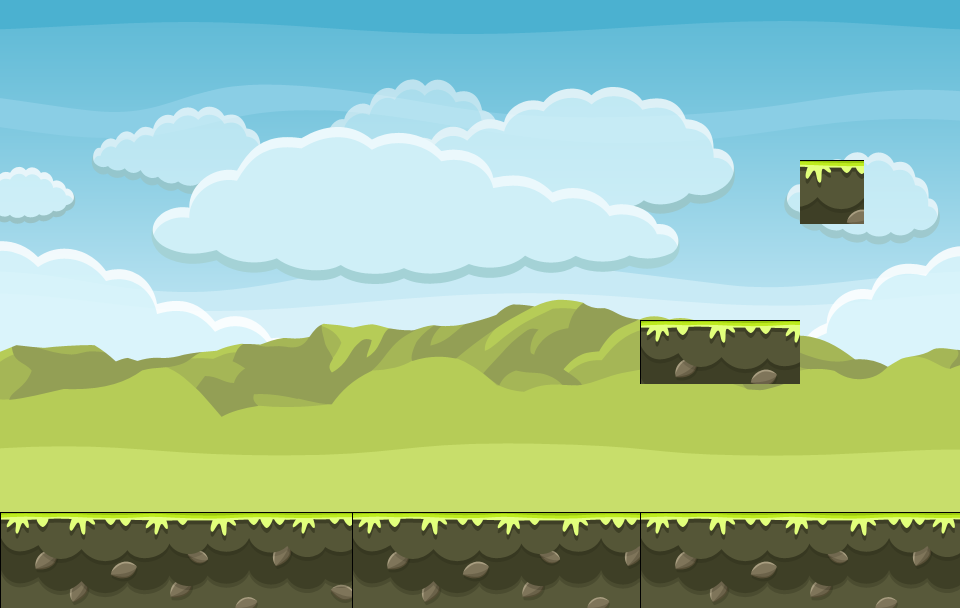

Rendered tile map (Tiled .tmx) drawn with the repository's tilesets; below, a short description and the full map source, tile grids included:
An orthogonal 30x19 tile map with 32x32 px tiles, 1 tile layer (Background) and 17 objects.

<map version="1.10" tiledversion="1.11.0" orientation="orthogonal" renderorder="right-down" width="30" height="19" tilewidth="32" tileheight="32" infinite="0" nextlayerid="5" nextobjectid="31">
 <tileset firstgid="1" source="background.tsx" />
 <layer id="1" name="Background" width="30" height="19">
  <data encoding="csv">
44,45,46,47,48,49,50,51,52,53,54,55,56,57,58,59,60,61,62,63,64,65,66,67,68,69,70,71,72,73,
86,87,88,89,90,91,92,93,94,95,96,97,98,99,100,101,102,103,104,105,106,107,108,109,110,111,112,113,114,115,
128,129,130,131,132,133,134,135,136,137,138,139,140,141,142,143,144,145,146,147,148,149,150,151,152,153,154,155,156,157,
170,171,172,173,174,175,176,177,178,179,180,181,182,183,184,185,186,187,188,189,190,191,192,193,194,195,196,197,198,199,
212,213,214,215,216,217,218,219,220,221,222,223,224,225,226,227,228,229,230,231,232,233,234,235,236,237,238,239,240,241,
254,255,256,257,258,259,260,261,262,263,264,265,266,267,268,269,270,271,272,273,274,275,276,277,278,759,760,281,282,283,
296,297,298,299,300,301,302,303,304,305,306,307,308,309,310,311,312,313,314,315,316,317,318,319,320,801,802,323,324,325,
338,339,340,341,342,343,344,345,346,347,348,349,350,351,352,353,354,355,356,357,358,359,360,361,362,363,364,365,366,367,
380,381,382,383,384,385,386,387,388,389,390,391,392,393,394,395,396,397,398,399,400,401,402,403,404,405,406,407,408,409,
422,423,424,425,426,427,428,429,430,431,432,433,434,435,436,437,438,439,440,441,442,443,444,445,446,447,448,449,450,451,
464,465,466,467,468,469,470,471,472,473,474,475,476,477,478,479,480,481,482,483,757,758,759,760,761,489,490,491,492,493,
506,507,508,509,510,511,512,513,514,515,516,517,518,519,520,521,522,523,524,525,799,800,801,802,803,531,532,533,534,535,
548,549,550,551,552,553,554,555,556,557,558,559,560,561,562,563,564,565,566,567,568,569,570,571,572,573,574,575,576,577,
590,591,592,593,594,595,596,597,598,599,600,601,602,603,604,605,606,607,608,609,610,611,612,613,614,615,616,617,618,619,
632,633,634,635,636,637,638,639,640,641,642,643,644,645,646,647,648,649,650,651,652,653,654,655,656,657,658,659,660,661,
674,675,676,677,678,679,680,681,682,683,684,685,686,687,688,689,690,691,692,693,694,695,696,697,698,699,700,701,702,703,
757,758,759,760,761,762,763,764,765,766,767,757,758,759,760,761,762,763,764,765,757,758,759,760,761,762,763,764,765,766,
799,800,801,802,803,804,805,806,807,808,809,799,800,801,802,803,804,805,806,807,799,800,801,802,803,804,805,806,807,808,
841,842,843,844,845,846,847,848,849,850,851,841,842,843,844,845,846,847,848,849,841,842,843,844,845,846,847,848,849,850
</data>
 </layer>
 <objectgroup id="2" name="Ground">
  <object id="2" x="2.69906" y="515.52" width="955.466" height="91.7679" />
  <object id="3" x="641.494" y="320.045" width="158.619" height="65.9742" />
  <object id="4" x="801.516" y="160.022" width="63.1668" height="64.5705" />
  <object id="27" x="3.98804" y="0" width="959.123" height="5.98205" />
  <object id="30" x="951.077" y="5.47645" width="7.30194" height="509.31" />
 </objectgroup>
 <objectgroup id="3" name="Blocks">
  <object id="6" x="576.554" y="449.058" width="64.3123" height="64.3123" />
  <object id="7" x="643.123" y="446.801" width="63.184" height="68.8255" />
  <object id="8" x="708.564" y="447.93" width="60.9275" height="66.5689" />
  <object id="13" x="640.867" y="256.121" width="60.9275" height="62.0557" />
  <object id="14" x="706.307" y="258.378" width="60.9275" height="58.6709" />
  <object id="15" x="639.738" y="190.68" width="63.184" height="63.184" />
  <object id="16" x="801.083" y="98.1609" width="64.3123" height="63.184" />
 </objectgroup>
 <objectgroup id="4" name="Pigs">
  <object id="18" x="639.738" y="129.753" width="64.3123" height="58.6709" />
  <object id="19" x="799.955" y="33.8486" width="64.3123" height="60.9275" />
  <object id="20" x="576.554" y="387.002" width="62.0557" height="58.6709" />
  <object id="22" x="706.307" y="192.937" width="64.3123" height="62.0557" />
  <object id="23" x="511.497" y="449.804" width="62.8155" height="62.8155" />
 </objectgroup>
</map>